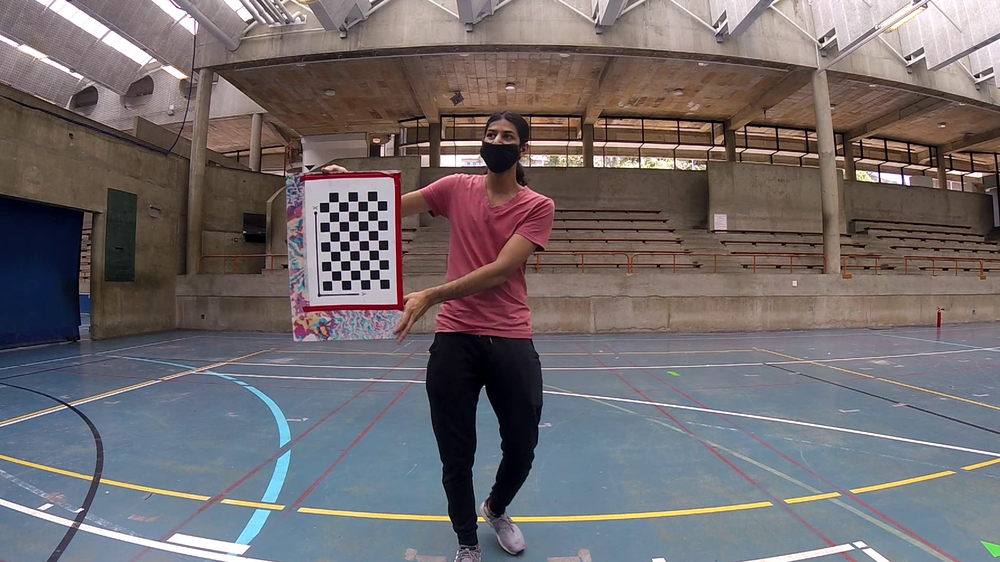
#> input picture utils/Calibration/data/extrinsic/1/1029.png, 1000 x 562 px, shrunk from 1920 x 1080 before the run; its folder holds only this picture in this run
$ python stereo_calibration.py
#> lines starting #> are read from the running program, lines starting #| are printed output that depends on the picture; long printed decimals are rounded
import cv2 as cv
import glob
import numpy as np
import os
import matplotlib.pyplot as plt

def calibrate_camera(images_folder):
    images_names = sorted(glob.glob(images_folder))
    images = []
    for imname in images_names:
        im = cv.imread(imname, 1)
        images.append(im)

    #criteria used by checkerboard pattern detector.
    #Change this if the code can't find the checkerboard
    criteria = (cv.TERM_CRITERIA_EPS + cv.TERM_CRITERIA_MAX_ITER, 30, 0.001)

    rows = 6 #number of checkerboard rows.
    columns = 9 #number of checkerboard columns.
    world_scaling = 0.031 #change this to the real world square size. Or not.

    #coordinates of squares in the checkerboard world space
    objp = np.zeros((rows*columns,3), np.float32)
    objp[:,:2] = np.mgrid[0:rows,0:columns].T.reshape(-1,2)
    objp = world_scaling* objp

    #frame dimensions. Frames should be the same size.
    width = images[0].shape[1]
    height = images[0].shape[0]

    #Pixel coordinates of checkerboards
    imgpoints = [] # 2d points in image plane.

    #coordinates of the checkerboard in checkerboard world space.
    objpoints = [] # 3d point in real world space


    for frame in images:
        gray = cv.cvtColor(frame, cv.COLOR_BGR2GRAY)

        #find the checkerboard
        ret, corners = cv.findChessboardCorners(gray, (rows, columns), None)

        if ret == True:

            #Convolution size used to improve corner detection. Don't make this too large.
            conv_size = (11, 11)

            #opencv can attempt to improve the checkerboard coordinates
            corners = cv.cornerSubPix(gray, corners, conv_size, (-1, -1), criteria)
            #cv.drawChessboardCorners(frame, (rows,columns), corners, ret)
            #cv.imshow('img', frame)
            #k = cv.waitKey(500)

            objpoints.append(objp)
            imgpoints.append(corners)


    ret, mtx, dist, rvecs, tvecs = cv.calibrateCamera(objpoints, imgpoints, (width, height), None, None)
    print('rmse:', ret)
    print('camera matrix:\n', mtx)
    print('distortion coeffs:', dist)
    # print('Rs:\n', rvecs)
    # print('Ts:\n', tvecs)

    return mtx, dist

def stereo_calibrate(mtx1, dist1, mtx2, dist2, frames_folder):
    #read the synched frames
    frames_folder1 = os.path.join(frames_folder, "1\\*")
    frames_folder2 = os.path.join(frames_folder, "2\\*")

    images_names1 = glob.glob(frames_folder1)
    images_names1 = sorted(images_names1)

    images_names2 = glob.glob(frames_folder2)
    images_names2 = sorted(images_names2)

    c1_images = []
    c2_images = []
    for im1, im2 in zip(images_names1, images_names2):
        _im = cv.imread(im1, 1)
        c1_images.append(_im)

        _im = cv.imread(im2, 1)
        c2_images.append(_im)

    #change this if stereo calibration not good.
    criteria = (cv.TERM_CRITERIA_EPS + cv.TERM_CRITERIA_MAX_ITER, 100, 0.0001)

    rows = 6 #number of checkerboard rows.
    columns = 9 #number of checkerboard columns.
    world_scaling = 0.031 #change this to the real world square size. Or not.

    #coordinates of squares in the checkerboard world space
    objp = np.zeros((rows*columns,3), np.float32)
    objp[:,:2] = np.mgrid[0:rows,0:columns].T.reshape(-1,2)
    objp = world_scaling* objp

    #frame dimensions. Frames should be the same size.
    width = c1_images[0].shape[1]
    height = c1_images[0].shape[0]

    #Pixel coordinates of checkerboards
    imgpoints_left = [] # 2d points in image plane.
    imgpoints_right = []

    #coordinates of the checkerboard in checkerboard world space.
    objpoints = [] # 3d point in real world space

    for frame1, frame2 in zip(c1_images, c2_images):
        gray1 = cv.cvtColor(frame1, cv.COLOR_BGR2GRAY)
        gray2 = cv.cvtColor(frame2, cv.COLOR_BGR2GRAY)
        c_ret1, corners1 = cv.findChessboardCorners(gray1, (6, 9), None)
        c_ret2, corners2 = cv.findChessboardCorners(gray2, (6, 9), None)

        if c_ret1 == True and c_ret2 == True:
            corners1 = cv.cornerSubPix(gray1, corners1, (11, 11), (-1, -1), criteria)
            corners2 = cv.cornerSubPix(gray2, corners2, (11, 11), (-1, -1), criteria)

            # [6 lines of commented-out code are left out]

            objpoints.append(objp)
            imgpoints_left.append(corners1)
            imgpoints_right.append(corners2)

    stereocalibration_flags = cv.CALIB_FIX_INTRINSIC
    ret, CM1, dist1, CM2, dist2, R, T, E, F = cv.stereoCalibrate(objpoints, imgpoints_left, imgpoints_right, mtx1, dist1,
                                                                 mtx2, dist2, (width, height), criteria = criteria, flags = stereocalibration_flags)

    print(ret)
    return R, T

def triangulate(im1_path, im2_path, mtx1, mtx2, R, T):
    # Load images
    img1 = cv.imread(im1_path)
    img2 = cv.imread(im2_path)

    if img1 is None or img2 is None:
        print("Error loading images.")
        return

    # Convert images to RGB (OpenCV uses BGR)
    img1_rgb = cv.cvtColor(img1, cv.COLOR_BGR2RGB)
    img2_rgb = cv.cvtColor(img2, cv.COLOR_BGR2RGB)

    # Initialize lists to store points
    uvs1 = []
    uvs2 = []

    # Set up the figure and axes
    fig, axes = plt.subplots(1, 2, figsize=(15, 8))

    # Display images
    axes[0].imshow(img1_rgb)
    axes[0].set_title('Image 1')
    axes[0].axis('off')

    axes[1].imshow(img2_rgb)
    axes[1].set_title('Image 2')
    axes[1].axis('off')

    plt.suptitle('Click corresponding points in left and right images.\nLeft-click to select points, right-click to finish.', fontsize=16)

    # Variables to keep track of clicks
    coords_img1 = []
    coords_img2 = []
    current_axis = 0  # Start with the left image

    # Event handler for mouse clicks
    def onclick(event):
        nonlocal current_axis
        # Check if the click is in one of our axes
        if event.inaxes == axes[current_axis]:
            if event.button == 1:  # Left mouse button
                x, y = event.xdata, event.ydata
                if current_axis == 0:
                    coords_img1.append([x, y])
                    axes[current_axis].plot(x, y, 'r.', markersize=10)
                    fig.canvas.draw()
                    current_axis = 1  # Switch to the right image
                elif current_axis == 1:
                    coords_img2.append([x, y])
                    axes[current_axis].plot(x, y, 'r.', markersize=10)
                    fig.canvas.draw()
                    current_axis = 0  # Switch back to the left image
            elif event.button == 3:  # Right mouse button
                # Finish selection
                plt.close(fig)

    # Connect the event handler
    cid = fig.canvas.mpl_connect('button_press_event', onclick)

    # Show the images and wait for clicks
    plt.show()

    # Convert lists to numpy arrays
    uvs1 = np.array(coords_img1)
    uvs2 = np.array(coords_img2)

    if len(uvs1) == 0 or len(uvs2) == 0 or len(uvs1) != len(uvs2):
        print("No points were selected or the number of points do not match.")
        return

    # RT matrix for camera 1 is identity
    RT1 = np.hstack((np.eye(3), np.zeros((3, 1))))
    P1 = mtx1 @ RT1  # Projection matrix for camera 1

    # RT matrix for camera 2 is R and T from stereo calibration
    RT2 = np.hstack((R, T))
    P2 = mtx2 @ RT2  # Projection matrix for camera 2

    def DLT(P1, P2, point1, point2):
        A = np.array([
            point1[1]*P1[2,:] - P1[1,:],
            P1[0,:] - point1[0]*P1[2,:],
            point2[1]*P2[2,:] - P2[1,:],
            P2[0,:] - point2[0]*P2[2,:]
        ])
        # Solve for the null space of A
        U, S, Vt = np.linalg.svd(A)
        X = Vt[-1]
        X = X / X[3]  # Homogeneous coordinates
        return X[:3]

    # Triangulate points
    p3ds = []
    for uv1, uv2 in zip(uvs1, uvs2):
        p3d = DLT(P1, P2, uv1, uv2)
        p3ds.append(p3d)
        print(f"Triangulated 3D point: {p3d}")

    p3ds = np.array(p3ds)

    # Plot the 3D points
    from mpl_toolkits.mplot3d import Axes3D

    fig_3d = plt.figure()
    ax = fig_3d.add_subplot(111, projection='3d')
    ax.scatter(p3ds[:, 0], p3ds[:, 1], p3ds[:, 2], c='r', marker='o')

    ax.set_xlabel('X axis')
    ax.set_ylabel('Y axis')
    ax.set_zlabel('Z axis')
    ax.set_title('Triangulated 3D Points')

    ax.set_xlim3d(0, 3)
    ax.set_ylim3d(-1.5, 1.5)
    ax.set_zlim3d(1.5, 4.5)

    ax.view_init(azim=-90, elev=90)

    plt.show()


mtx1, dist1 = calibrate_camera(images_folder = '.\\data\\intrinsic\\1\\*')
#> in calibrate_camera, im is the input picture: shape (562, 1000, 3); mean B, G, R 108.7, 106.7, 113.3
#> the loop in calibrate_camera, `for frame in images:` made 1 pass
#> (ret, conv_size) on pass 1: (True, (11, 11))
#> pass 1, in calibrate_camera, `gray = cv.cvtColor(frame, cv.COLOR_BGR2GRAY)`:
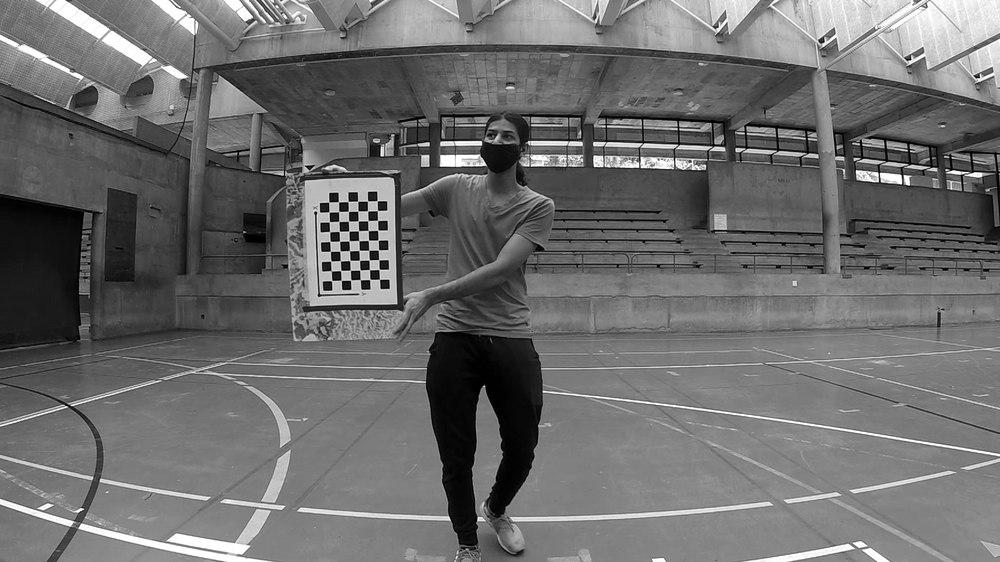
#> gray: shape (562, 1000); min 0, max 255, mean 108.9
#> after the loop in calibrate_camera, `for frame in images:`: imgpoints = 1 item
#> in calibrate_camera, `ret, mtx, dist, rvecs, tvecs = cv.calibrateCamera(objpoints, imgpoints..`: ret = 2.8; mtx = [[369, 0, 504.9], [0, 376.4, 256.2], [0, 0, 1]]; dist = [[-2.39, 11.74, -0.0801, -0.36, -45.91]]; rvecs = ([-1.48, -0.185, 2.75],); tvecs = ([-0.418, 0.0791, 1.39],)
#| rmse: 2.803
#| camera matrix:
#|  [[368.979   0.         504.855]
#|  [  0.         376.354 256.182]
#|  [  0.           0.           1.        ]]
#| distortion coeffs: [[ -2.393  11.741  -0.0801  -0.3597 -45.914]]
#> mtx1 = [[369, 0, 504.9], [0, 376.4, 256.2], [0, 0, 1]]; dist1 = [[-2.39, 11.74, -0.0801, -0.36, -45.91]]
mtx2, dist2 = calibrate_camera(images_folder = '.\\data\\intrinsic\\2\\*')
#> call 2 of calibrate_camera, with images_folder = '.\\data\\intrinsic\\2\\*'
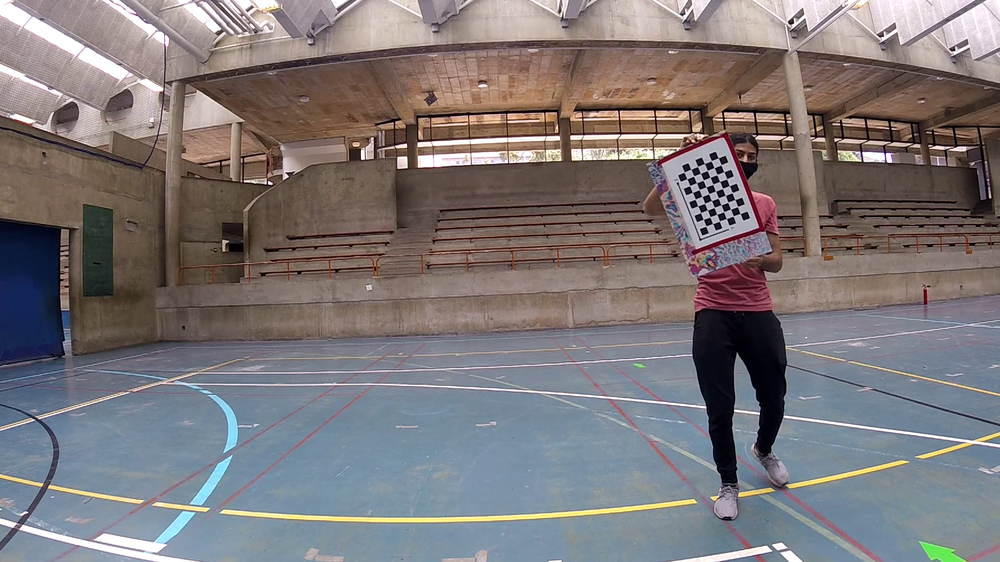
#> input picture utils/Calibration/data/extrinsic/2/610.png, 1000 x 562 px, shrunk from 1920 x 1080 before the run
#> in calibrate_camera, im is the input picture: shape (562, 1000, 3); mean B, G, R 120.5, 119.2, 125.1
#> the loop in calibrate_camera (call 2), `for frame in images:` made 1 pass
#> pass 1, in calibrate_camera (call 2), `gray = cv.cvtColor(frame, cv.COLOR_BGR2GRAY)`:
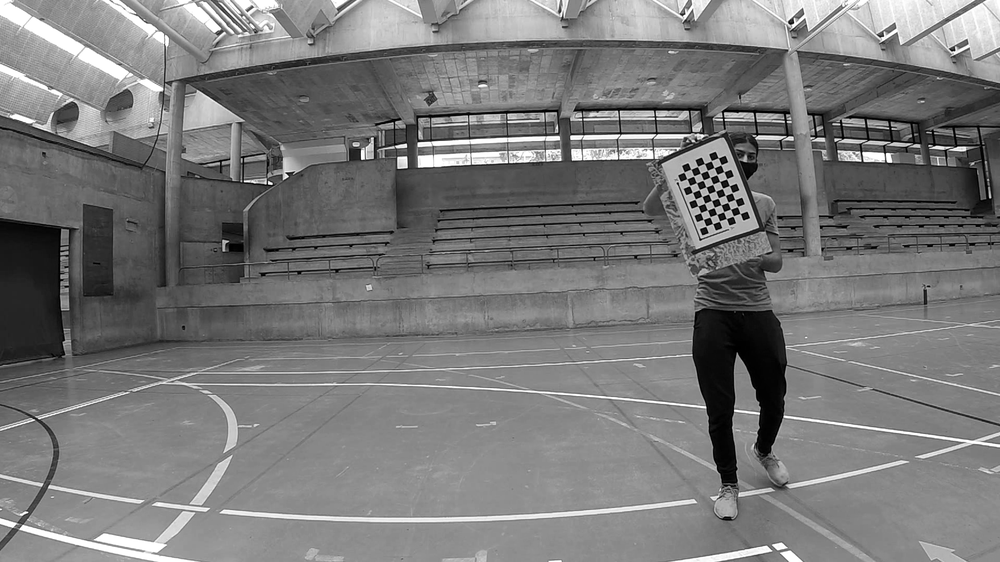
#> gray: shape (562, 1000); min 0, max 255, mean 121.1
#> in calibrate_camera (call 2), `ret, mtx, dist, rvecs, tvecs = cv.calibrateCamera(objpoints, imgpoints..`: ret = 2.95; mtx = [[362.2, 0, 491.2], [0, 514.7, 288.8], [0, 0, 1]]; dist = [[0.205, 0.379, 0.0252, 0.0399, -2.45]]; rvecs = ([0.763, 1.15, 2.67],); tvecs = ([0.946, -0.232, 1.43],)
#| rmse: 2.946
#| camera matrix:
#|  [[362.196   0.         491.222]
#|  [  0.         514.749 288.774]
#|  [  0.           0.           1.        ]]
#| distortion coeffs: [[ 0.205  0.3789  0.0252  0.0399 -2.452]]
#> mtx2 = [[362.2, 0, 491.2], [0, 514.7, 288.8], [0, 0, 1]]; dist2 = [[0.205, 0.379, 0.0252, 0.0399, -2.45]]

R, T = stereo_calibrate(mtx1, dist1, mtx2, dist2, '.\\data\\extrinsic')
#> the loop in stereo_calibrate, `for frame1, frame2 in zip(c1_images, c2_images):` made 1 pass
#> (c_ret1, c_ret2) on pass 1: (True, True)
#> after the loop in stereo_calibrate, `for frame1, frame2 in zip(c1_images, c2_images):`: imgpoints_left = 1 item
#> in stereo_calibrate, `ret, CM1, dist1, CM2, dist2, R, T, E, F = cv.stereoCalibrate(objpoints..`: ret = 3.24; CM1 = [[369, 0, 504.9], [0, 376.4, 256.2], [0, 0, 1]]; dist1 = [[-2.39, 11.74, -0.0801, -0.36, -45.91]]; CM2 = [[362.2, 0, 491.2], [0, 514.7, 288.8], [0, 0, 1]]; dist2 = [[0.205, 0.379, 0.0252, 0.0399, -2.45]]; R = [[0.0678, -0.181, 0.981], [-0.743, 0.647, 0.171], [-0.666, -0.741, -0.0907]]; T = [-0.379, -0.83, 1.33]; E = [[1.54, -0.246, -0.152], [-0.162, -0.522, 1.27], [0.338, -0.396, 0.749]]; F = [[4.89e-06, -7.67e-07, -0.00245], [-3.63e-07, -1.14e-06, 0.00152], [-0.00191, 0.00026, 1]]
#| 3.244
#> T = [-0.379, -0.83, 1.33]
print(R)
#| [[ 0.0678 -0.1811     0.9811]
#|  [-0.743  0.6472  0.1708]
#|  [-0.6659 -0.7405 -0.0907]]
print(T)
#| [[-0.3793]
#|  [-0.8297]
#|  [ 1.330]]

im1 = ".\\data\\extrinsic\\1\\610.png"
im2 = ".\\data\\extrinsic\\2\\610.png"

triangulate(im1, im2, mtx1, mtx2, R, T)
#> in triangulate, `plt.show()`:
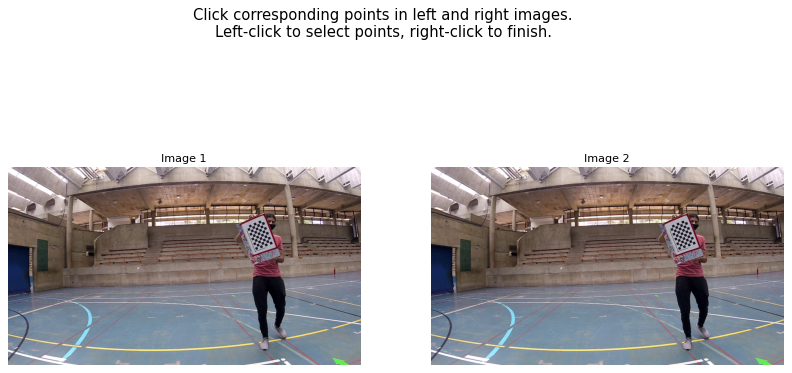
#> figure drawn by matplotlib, 2 panels
